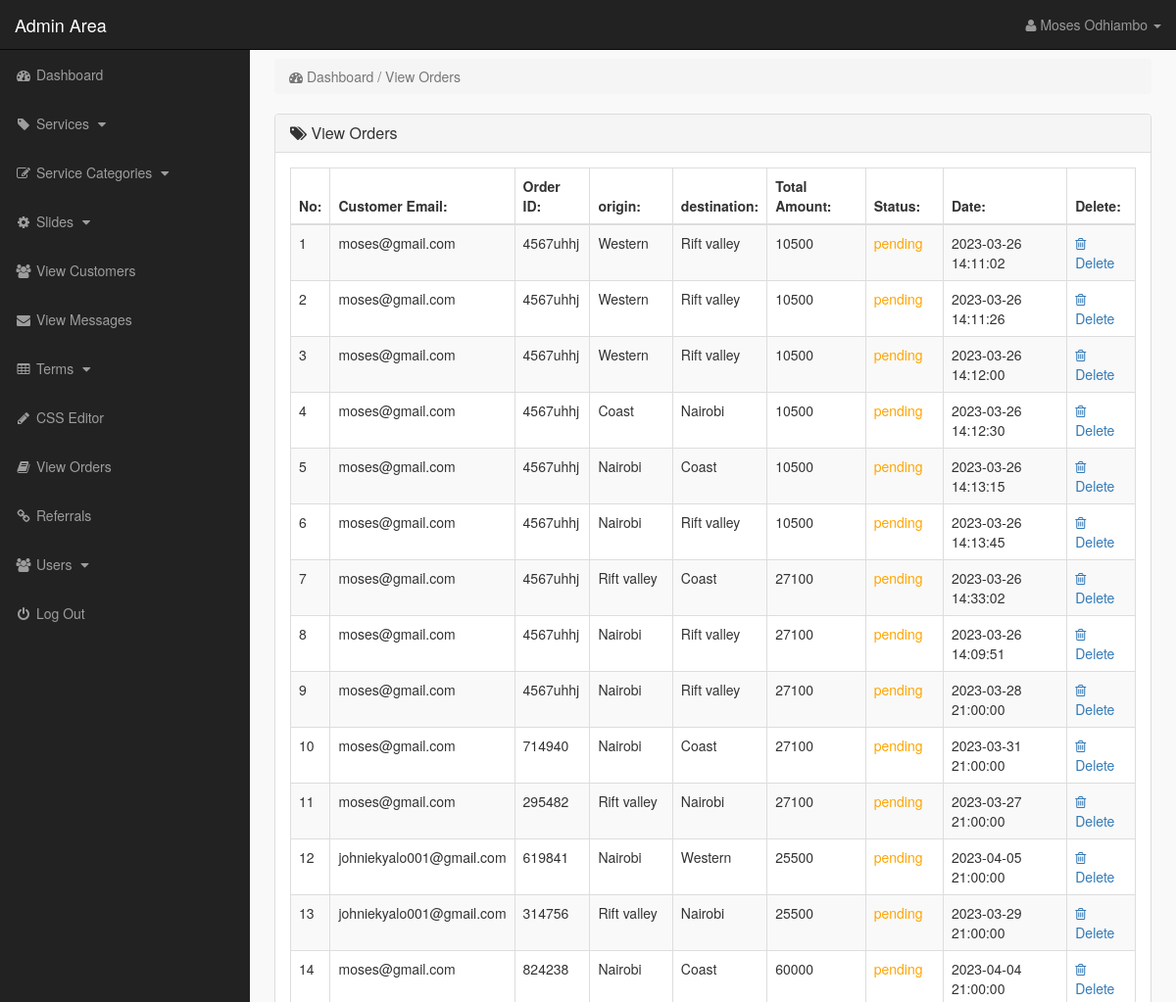
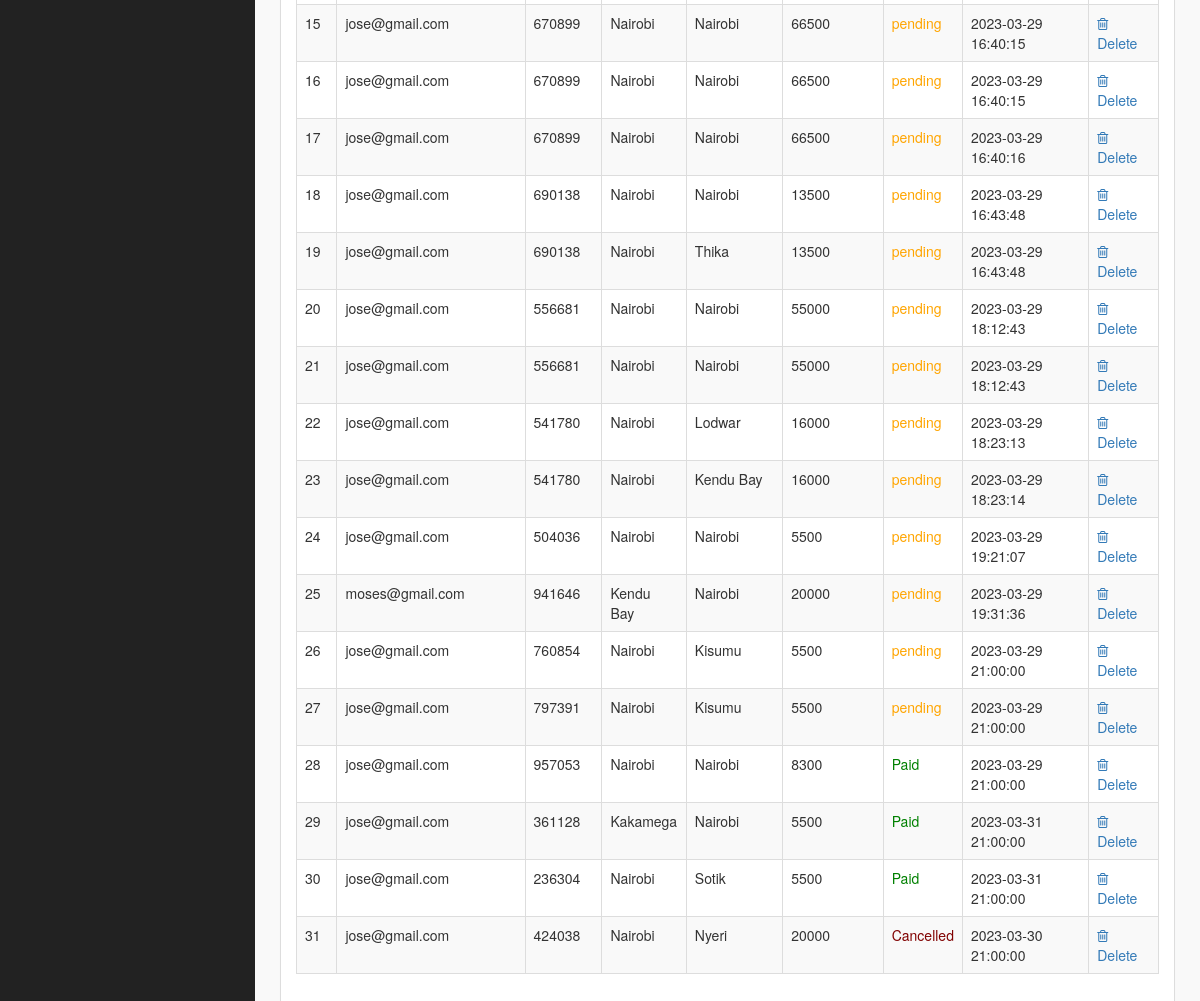
The page /admin_area/index.php?view_orders (signed in) on the database as committed earlier (2 pictures, top to bottom).
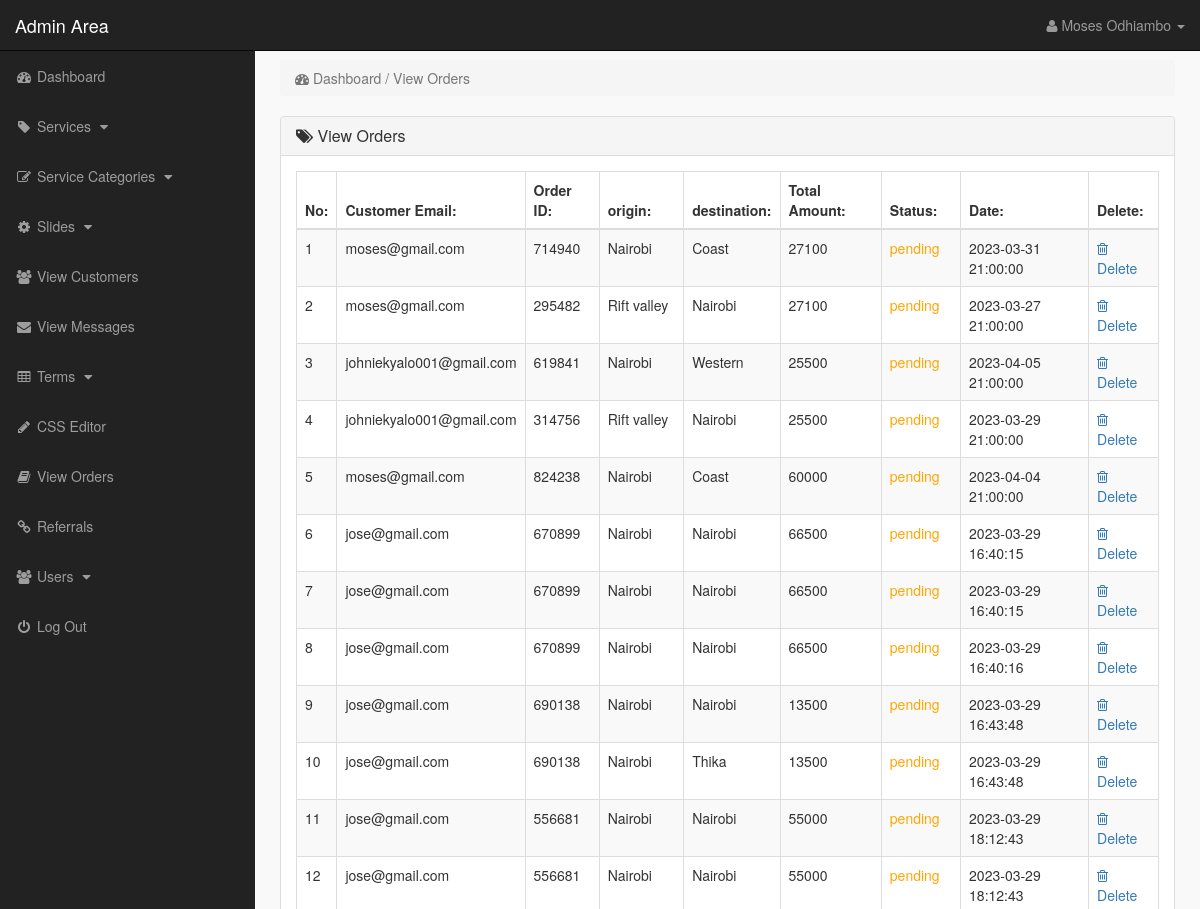
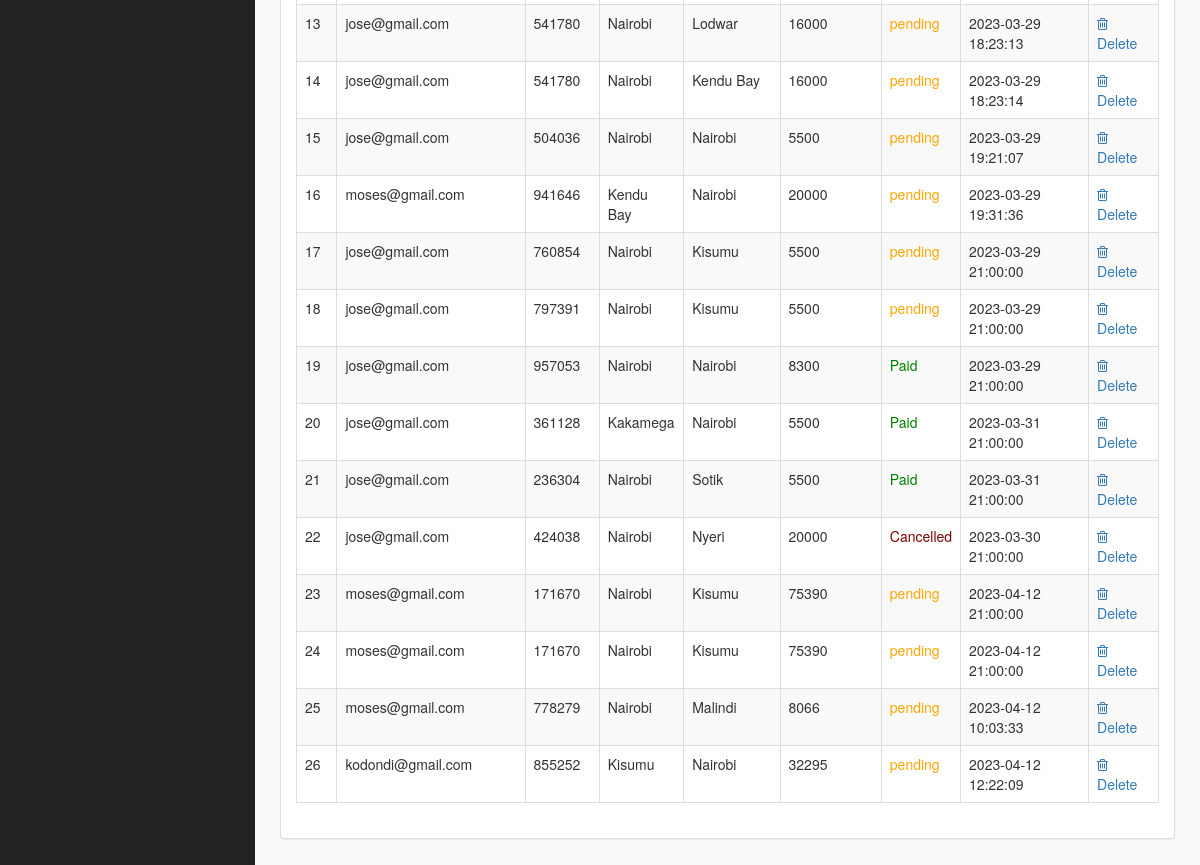
The same page on the database as committed later (2 pictures, top to bottom).
### tables this page shows
CREATE TABLE `orders` (
  `id` int(11) NOT NULL,
  `customer` varchar(255) DEFAULT NULL,
  `order_id` varchar(255) DEFAULT NULL,
  `payment_status` varchar(10) NOT NULL,
  `amount` varchar(255) DEFAULT NULL,
  `origin` varchar(100) NOT NULL,
  `destination` varchar(100) NOT NULL,
  `order_date` timestamp NOT NULL DEFAULT current_timestamp()
);

### admin_area/view_orders.php (the view, shortened to what this page needs)
<?php
    if(!isset($_SESSION['admin_email'])){
        echo "<script>window.open('login.php','_self')</script>";
    }else{
?>
<div class="row">
    <div class="col-lg-12">
        <ol class="breadcrumb">
            <li class="active">
                <i class="fa fa-dashboard"></i> Dashboard / View Orders
            </li>
        </ol>
    </div>
</div>
<div class="row">
    <div class="col-lg-12">
        <div class="panel panel-default">
            <div class="panel-heading">
               <h3 class="panel-title">
                   <i class="fa fa-tags"></i>  View Orders
               </h3>
            </div>
            <div class="panel-body">
                <div class="table-responsive">
                    <table class="table table-striped table-bordered table-hover">
                        <thead>
                            <tr>
                                <th> No: </th>
                                <th> Customer Email: </th>
                                <th>Order ID: </th>
                                <th> origin: </th>
                                <th> destination: </th>
                                <th> Total Amount: </th>
                                <th> Status: </th>
                                <th> Date: </th>
                                <th> Delete: </th>
                            </tr>
                        </thead>
                        <tbody>
                            <?php
                                $i=0;
                                $get_orders = "select * from orders";
                                $run_orders = mysqli_query($con,$get_orders);
                                while($row_order=mysqli_fetch_array($run_orders)){
                                    $customer = $row_order['customer'];
                                    $order_id = $row_order['id'];
                                    $invoice_no = $row_order['order_id'];
                                    $origin       = $row_order['origin'];
                                    $destination  = $row_order['destination'];
                                    $date = $row_order['order_date'];
                                    $amount = $row_order['amount'];
                                    $status = $row_order['payment_status'];
                                    $i++;
                            ?>
                            <tr>
                                <td> <?php echo $i; ?> </td>
                                <td> <?php echo $customer; ?> </td>
                                <td> <?php echo $invoice_no; ?></td>
                                <td> <?php echo $origin; ?></td>
                                <td> <?php echo $destination; ?></td>
                                <td> <?php echo $amount; ?> </td>
                                <td> <?php
                                    $class = strtolower($status);
                                    echo "<span class='$class'> $status </span>";?> </td>
                                <td> <?php echo $date; ?> </td>
                                <td>
                                     <a href="index.php?delete_order=<?php echo $order_id; ?>">
                                        <i class="fa fa-trash-o"></i> Delete
                                     </a>
                                </td>
                            </tr>
                            <?php } ?>
                        </tbody>
                    </table>
                </div>
            </div>
        </div>
    </div>
</div>
<?php } ?>

### admin_area/index.php (shortened to what this page needs)
<?php
    include("includes/db.php");
    if(!isset($_SESSION['admin_email'])){
        echo "<script>window.open('login.php','_self')</script>";
    }else{
        $admin_session = $_SESSION['admin_email'];
        $get_admin = "select * from admins where admin_email='$admin_session'";
        $run_admin = mysqli_query($con,$get_admin);
        $row_admin = mysqli_fetch_array($run_admin);
        $admin_name = $row_admin['admin_name'];
?>
<!DOCTYPE html>
<html lang="en">
<head>
    <link rel="stylesheet" href="css/bootstrap-337.min.css">
    <link rel="stylesheet" href="font-awsome/css/font-awesome.min.css">
    <link rel="stylesheet" href="css/style.css">
</head>
<body>
    <div id="wrapper">
       <?php include("includes/sidebar.php"); ?>
        <div id="page-wrapper">
            <div class="container-fluid">
                <?php
                    if(isset($_GET['dashboard'])){
                        include("dashboard.php");
                }   if(isset($_GET['insert_product'])){
                        include("insert_product.php");
                }   if(isset($_GET['view_products'])){
                        include("view_products.php");
                }   if(isset($_GET['delete_product'])){
                        include("delete_product.php");
                }   if(isset($_GET['edit_product'])){
                        include("edit_product.php");
                }   if(isset($_GET['insert_p_cat'])){
                        include("insert_p_cat.php");
                }   if(isset($_GET['view_p_cats'])){
                        include("view_p_cats.php");
                }   if(isset($_GET['delete_p_cat'])){
                        include("delete_p_cat.php");
                }   if(isset($_GET['edit_p_cat'])){
                        include("edit_p_cat.php");
                }    if(isset($_GET['insert_slide'])){
                        include("insert_slide.php");
                }   if(isset($_GET['view_slides'])){
                        include("view_slides.php");
                }   if(isset($_GET['delete_slide'])){
                        include("delete_slide.php");
                }   if(isset($_GET['edit_slide'])){
                        include("edit_slide.php");
                }   if(isset($_GET['insert_box'])){
                        include("insert_box.php");
                }   if(isset($_GET['view_boxes'])){
                        include("view_boxes.php");
                }   if(isset($_GET['delete_box'])){
                        include("delete_box.php");
                }   if(isset($_GET['edit_box'])){
                        include("edit_box.php");
                }   if(isset($_GET['view_customers'])){
                        include("view_customers.php");
                }   if(isset($_GET['messages'])){
                        include("messages.php");
                 }   if(isset($_GET['delete_messages'])){
                        include("delete_messages.php");
                }   if(isset($_GET['delete_customer'])){
                        include("delete_customer.php");
                }   if(isset($_GET['view_orders'])){
                        include("view_orders.php");
                }   if(isset($_GET['view_referrals'])){
                        include("view_referrals.php");
                }   if(isset($_GET['delete_order'])){
                        include("delete_order.php");
                }   if(isset($_GET['view_payments'])){
                        include("view_payments.php");
                }   if(isset($_GET['delete_payment'])){
                        include("delete_payment.php");
                }   if(isset($_GET['view_users'])){
                        include("view_users.php");
                }   if(isset($_GET['delete_user'])){
                        include("delete_user.php");
                }   if(isset($_GET['insert_user'])){
                        include("insert_user.php");
                }   if(isset($_GET['user_profile'])){
                        include("user_profile.php");
                }   if(isset($_GET['insert_terms'])){
                        include("insert_terms.php");
                }   if(isset($_GET['view_terms'])){
                        include("view_terms.php");
                }   if(isset($_GET['delete_term'])){
                        include("delete_term.php");
                }   if(isset($_GET['edit_term'])){
                        include("edit_term.php");
                }   if(isset($_GET['edit_css'])){
                        include("edit_css.php");
                }   if(isset($_GET['insert_manufacturer'])){
                        include("insert_manufacturer.php");
                }   if(isset($_GET['view_manufacturers'])){
                        include("view_manufacturers.php");
                }   if(isset($_GET['delete_manufacturer'])){
                        include("delete_manufacturer.php");
                }   if(isset($_GET['edit_manufacturer'])){
                        include("edit_manufacturer.php");
                }
                ?>
            </div>
        </div>
    </div>
</body>
</html>
<?php } ?>

### admin_area/includes/sidebar.php (shortened to what this page needs)
<?php
    if(!isset($_SESSION['admin_email'])){
        echo "<script>window.open('login.php','_self')</script>";
    }else{
?>
<nav class="navbar navbar-inverse navbar-fixed-top">
    <div class="navbar-header">
        <a href="index.php?dashboard" class="navbar-brand">Admin Area</a>
    </div>
    <ul class="nav navbar-right top-nav">
        <li class="dropdown">
            <a href="#" class="dropdown-toggle" data-toggle="dropdown">
                <i class="fa fa-user"></i> <?php echo $admin_name;  ?> <b class="caret"></b>
            </a>
        </li>
    </ul>
    <div class="collapse navbar-collapse navbar-ex1-collapse">
        <ul class="nav navbar-nav side-nav">
            <li>
                <a href="index.php?dashboard">
                        <i class="fa fa-fw fa-dashboard"></i> Dashboard
                </a>
            </li>
            <li>
                <a href="#" data-toggle="collapse" data-target="#products">
                        <i class="fa fa-fw fa-tag"></i> Services
                        <i class="fa fa-fw fa-caret-down"></i>
                </a>
            </li>
            <li>
                <a href="#" data-toggle="collapse" data-target="#p_cat">
                        <i class="fa fa-fw fa-edit"></i> Service Categories
                        <i class="fa fa-fw fa-caret-down"></i>
                </a>
            </li>
            <li>
                <a href="#" data-toggle="collapse" data-target="#slides">
                        <i class="fa fa-fw fa-gear"></i> Slides
                        <i class="fa fa-fw fa-caret-down"></i>
                </a>
            </li>
            <li>
                <a href="index.php?view_customers">
                    <i class="fa fa-fw fa-users"></i> View Customers
                </a>
            </li>
            <li>
                <a href="index.php?messages">
                    <i class="fa fa-fw fa-envelope"></i> View Messages
                </a>
            </li>
            <li>
                <a href="#" data-toggle="collapse" data-target="#terms">
                        <i class="fa fa-fw fa-table"></i> Terms
                        <i class="fa fa-fw fa-caret-down"></i>
                </a>
            </li>
             <li>
                <a href="index.php?edit_css">
                    <i class="fa fa-fw fa-pencil"></i> CSS Editor
                </a>
            </li>
            <li>
                <a href="index.php?view_orders">
                    <i class="fa fa-fw fa-book"></i> View Orders
                </a>
            </li>
            <li>
                <a href="index.php?view_referrals">
                    <i class="fa fa-fw fa-link"></i> Referrals
                </a>
            </li>
            <li>
                <a href="#" data-toggle="collapse" data-target="#users">
                        <i class="fa fa-fw fa-users"></i> Users
                        <i class="fa fa-fw fa-caret-down"></i>
                </a>
            </li>
            <li>
                <a href="logout.php">
                    <i class="fa fa-fw fa-power-off"></i> Log Out
                </a>
            </li>
        </ul>
    </div>
</nav>
<?php } ?>

### admin_area/css/style.css (style rules this page uses)
body { margin-top: 100px; }
#wrapper { padding-left: 0px; }
#page-wrapper { width: 100%; padding: 0; background-color: #f9f9f9; }
@media (min-width: 768px) { body { margin-top: 50px; } }
@media (min-width: 768px) { #wrapper { padding-left: 255px; } }
@media (min-width: 768px) { #page-wrapper { padding: 10px; } }
.top-nav { padding: 0 15px; }
.top-nav>li { float: left; display: inline-block; }
.top-nav>li>a { color: #999999; line-height: 20px; padding-top: 15px; padding-bottom: 15px; }
@media (min-width: 768px) { .side-nav { position: fixed; top: 51px; bottom: 0; width: 255px; overflow-y: auto; overflow-x: hidden; background-color: #222222; padding-bottom: 40px; border-radius: 0; } }
@media (min-width: 768px) { .side-nav>li>a { width: 255px; } }
.panel-body { border-radius: 5px; }

### admin_area/view_orders.php (style rules this page uses)
.pending { color: orange; }
.paid { color: green; }
.cancelled { color: maroon; }

Rows that differ between the two databases and show on the page:
removed orders: customer "moses@gmail.com", order "4567uhhj", origin "Western", destination "Rift valley", amount "10500", payment_status "pending", order_date "2023-03-26 14:11:02"
removed orders: customer "moses@gmail.com", order "4567uhhj", origin "Western", destination "Rift valley", amount "10500", payment_status "pending", order_date "2023-03-26 14:11:26"
removed orders: customer "moses@gmail.com", order "4567uhhj", origin "Western", destination "Rift valley", amount "10500", payment_status "pending", order_date "2023-03-26 14:12:00"
removed orders: customer "moses@gmail.com", order "4567uhhj", origin "Coast", destination "Nairobi", amount "10500", payment_status "pending", order_date "2023-03-26 14:12:30"
removed orders: customer "moses@gmail.com", order "4567uhhj", origin "Nairobi", destination "Coast", amount "10500", payment_status "pending", order_date "2023-03-26 14:13:15"
removed orders: customer "moses@gmail.com", order "4567uhhj", origin "Nairobi", destination "Rift valley", amount "10500", payment_status "pending", order_date "2023-03-26 14:13:45"
removed orders: customer "moses@gmail.com", order "4567uhhj", origin "Rift valley", destination "Coast", amount "27100", payment_status "pending", order_date "2023-03-26 14:33:02"
removed orders: customer "moses@gmail.com", order "4567uhhj", origin "Nairobi", destination "Rift valley", amount "27100", payment_status "pending", order_date "2023-03-26 14:09:51"
removed orders: customer "moses@gmail.com", order "4567uhhj", origin "Nairobi", destination "Rift valley", amount "27100", payment_status "pending", order_date "2023-03-28 21:00:00"
added orders: customer "moses@gmail.com", order "171670", origin "Nairobi", destination "Kisumu", amount "75390", payment_status "pending", order_date "2023-04-12 21:00:00"
added orders: customer "moses@gmail.com", order "171670", origin "Nairobi", destination "Kisumu", amount "75390", payment_status "pending", order_date "2023-04-12 21:00:00"
added orders: customer "moses@gmail.com", order "778279", origin "Nairobi", destination "Malindi", amount "8066", payment_status "pending", order_date "2023-04-12 10:03:33"
added orders: customer "kodondi@gmail.com", order "855252", origin "Kisumu", destination "Nairobi", amount "32295", payment_status "pending", order_date "2023-04-12 12:22:09"
